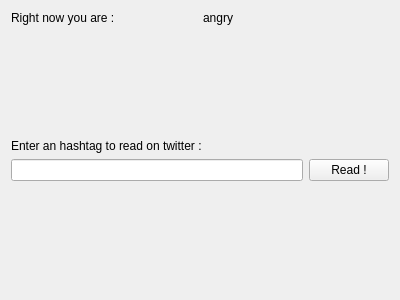
<?xml version="1.0" encoding="UTF-8"?>
<ui version="4.0">
 <class>uiMainLayout</class>
 <widget class="QWidget" name="uiMainLayout">
  <property name="geometry">
   <rect>
    <x>0</x>
    <y>0</y>
    <width>400</width>
    <height>300</height>
   </rect>
  </property>
  <property name="windowTitle">
   <string>Form</string>
  </property>
  <layout class="QVBoxLayout">
   <item>
    <layout class="QHBoxLayout" name="horizontalLayout">
     <item>
      <widget class="QLabel" name="uiEmotiveExplication">
       <property name="text">
        <string>Right now you are :</string>
       </property>
      </widget>
     </item>
     <item>
      <widget class="QLabel" name="uiEmotiveLabel">
       <property name="text">
        <string>angry</string>
       </property>
      </widget>
     </item>
    </layout>
   </item>
   <item>
    <spacer name="verticalSpacer_2">
     <property name="orientation">
      <enum>Qt::Vertical</enum>
     </property>
     <property name="sizeHint" stdset="0">
      <size>
       <width>20</width>
       <height>40</height>
      </size>
     </property>
    </spacer>
   </item>
   <item>
    <widget class="QLabel" name="label">
     <property name="text">
      <string>Enter an hashtag to read on twitter :</string>
     </property>
    </widget>
   </item>
   <item>
    <layout class="QHBoxLayout" name="horizontalLayout_2">
     <item>
      <widget class="QLineEdit" name="uiReadText"/>
     </item>
     <item>
      <widget class="QPushButton" name="uiReadButton">
       <property name="text">
        <string>Read !</string>
       </property>
      </widget>
     </item>
    </layout>
   </item>
   <item>
    <spacer name="verticalSpacer">
     <property name="orientation">
      <enum>Qt::Vertical</enum>
     </property>
     <property name="sizeHint" stdset="0">
      <size>
       <width>20</width>
       <height>40</height>
      </size>
     </property>
    </spacer>
   </item>
  </layout>
 </widget>
 <resources/>
 <connections/>
</ui>
